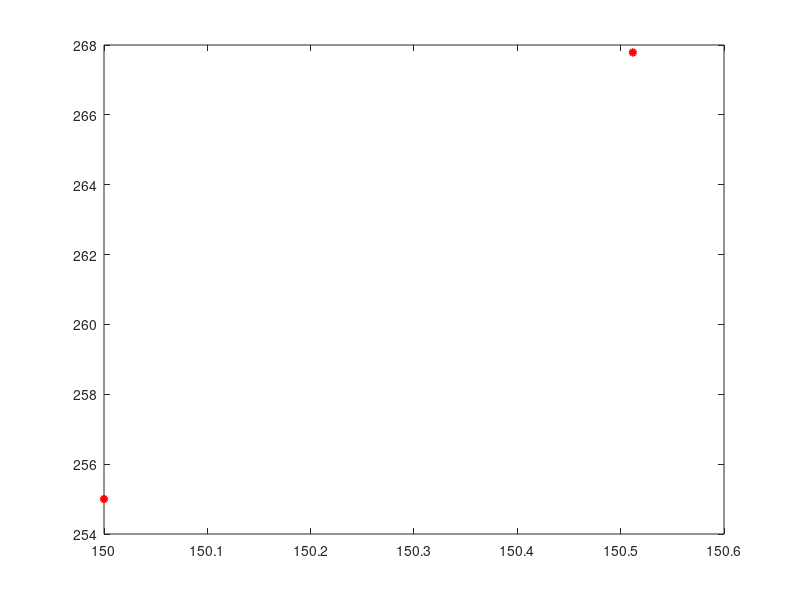

Reproduce this figure in MATLAB. (Note: this script raises an error after producing the figure.)
%=======================================================
%Anthony Bugatto
%CS 455: Mobile Sensor Netorks
%Project 1: Flocking
%=======================================================

                    clc,clear
                    close all
                    
%================ALGORITHM NUMBER=======================

                    ALG_NUM = 4;    
                    
%=============PARAMETER OF SIMULATION===================

d = 15;%Set desired distance among sensor nodes
k_scale = 1.2;%Set the scale of MSN
r = k_scale*d; %Set the active range 
r_prime = .22*k_scale*r; %Set the active range of beta agent
epsilon = 0.1; %Set a constant for sigma norm
num_nodes = 100; %Set number of sensor nodes
n=2; %Set number of dimensions

grid_size = 0;
if ALG_NUM ~= 1 && ALG_NUM ~= 2
    grid_size = 150; 
else
    grid_size = 50; 
end

nodes = grid_size.*rand(num_nodes, n) + grid_size.*repmat([0 1], num_nodes, 1); %Randomly generate initial positions of MSN 
p_nodes = zeros(num_nodes,n); %Set initial velocties of MSN
delta_t_update = 0.08; %Set time step
t = 0:delta_t_update:7;% Set simulation time

if ALG_NUM == 5 %=================SET OBSTACLES==========================
    obstacles = [50, 100; 150 80; 200, 230; 280 150]; %set positions of obstacles
    Rk = [20; 10; 15; 8]; %Radii of obstacles
    num_obstacles = size(obstacles,1); %Find number of obstacles
end

if ALG_NUM ~= 1 %=========SET A STATIC TARGET================
    qt1 = [150 150]; %Set position of the static target (gamma agent)
	pt1= [0 0]; %Set initial velocity of the target
end
    
nodes_old = nodes; %KEEP previous positions of MSN
q_mean = zeros(size(t,2), n); %Save positions of COM (Center of Mass)
p_mean = zeros(size(t,2), n); %Save velocities of COM (Center of Mass)
Connectivity = []; %save connectivity of MSN
q_nodes_all = cell(size(t,2), num_nodes); %creates cell array to store history of system pos
p_nodes_all = cell(size(t,2), num_nodes); % -   -   -   -   -   -   -   -   -   -   -   -vel

 
nFrames = 20; %set number of frames for the movie
mov(1:nFrames) = struct('cdata', [],'colormap', []); %Preallocate movie structure

for iteration = 1:length(t)
    if ALG_NUM ~= 1
        if ALG_NUM == 3
           %Sinewave Trajectory of a moving target
           qt_x1 = 50 + 50*t(iteration);
           qt_y1 = 295 - 50*sin(t(iteration));
        elseif ALG_NUM == 4
            %Circle Trajectory of a moving target
            qt_x1 = 310 - 160*cos(t(iteration)); 
            qt_y1 = 255 + 160*sin(t(iteration)); 
        elseif ALG_NUM == 5
            %Line Trajectory of a moving target
            qt_x1 = 200 + 130*t(iteration);
            qt_y1 = 200 + 1*t(iteration);
        end

        if ALG_NUM == 3 || ALG_NUM == 4 || ALG_NUM == 5 
            %compute position of target
            qt1(iteration,:) = [qt_x1, qt_y1];
        
            %compute velocities of target
            if iteration > 1
                pt1(iteration,:) = (qt1(iteration,:) - qt1(iteration-1,:)) / delta_t_update;
            else
                continue 
            end 
        end
        
        plot(qt1(:,1),qt1(:,2),'ro','LineWidth',2,'MarkerEdgeColor','r','MarkerFaceColor','r', 'MarkerSize',4.2)
        hold on
    end

    %=====================(LOOP) UPDATE PROCESS for MSN=====================
    
    if ALG_NUM == 1 %fragmentation
        [Nei_agent, A] = findneighbors1(nodes, r);
        [Ui] = inputcontrol_Algorithm1(num_nodes, nodes, Nei_agent, n, epsilon, r, d, p_nodes); 
    elseif ALG_NUM == 2 % static target
        [Nei_agent, A] = findneighbors1(nodes, r);
        [Ui] = inputcontrol_Algorithm2(ALG_NUM, num_nodes, nodes, Nei_agent, n, epsilon, r, d, qt1, pt1, p_nodes); 
    elseif ALG_NUM == 3 || ALG_NUM == 4 %goal following
        [Nei_agent, A] = findneighbors1(nodes, r);
        [Ui] = inputcontrol_Algorithm2(ALG_NUM, num_nodes, nodes, Nei_agent, n, epsilon, r, d, qt1(iteration,:), pt1(iteration,:), p_nodes); 
    elseif ALG_NUM == 5 %goal following and obstacle avoiding
        [Nei_agent, Nei_beta_agent, p_ik, q_ik, A] = findneighbors5(nodes_old,nodes, r, r_prime, obstacles, Rk, n, delta_t_update);
        [Ui] = inputcontrol_Algorithm5(num_nodes, nodes, Nei_agent, n, epsilon, r, r_prime, d, k_scale, Nei_beta_agent, p_ik, q_ik, obstacles, qt1, pt1, p_nodes);
    end
    
    p_nodes = (nodes - nodes_old)/delta_t_update; %COMPUTE velocities of sensor nodes
    p_nodes_all{iteration} = p_nodes; %SAVE VELOCITY OF ALL NODES
    nodes_old = nodes;
    nodes = nodes_old + p_nodes*delta_t_update + .5*Ui*delta_t_update*delta_t_update;
    q_mean(iteration,:) = mean(nodes); %Compute position of COM of MSN
    
    if ALG_NUM ~= 1
        plot(q_mean(:,1),q_mean(:,2),'ro','LineWidth',2,'MarkerEdgeColor','k', 'MarkerFaceColor','k','MarkerSize',4.2)
        hold on
    end
    
    p_mean(iteration,:) = mean(p_nodes); %Compute velocity of COM of MSN
    q_nodes_all{iteration} = nodes; 
    Connectivity(iteration)= (1 / num_nodes) * rank(A);
   
    if ALG_NUM == 5 %Draw obstacles
         phi = 0:.1:2*pi;
         for k = 1:num_obstacles
            X = Rk(k)*cos(phi);
            Y = Rk(k)*sin(phi); 
            plot(X+obstacles(k,1),Y+obstacles(k,2),'r',nodes(:,1),nodes(:,2), 'g>') 
            fill(X+obstacles(k,1),Y+obstacles(k,2),'r')
            axis([0 250 0 80]);
            hold on
         end
    end
     
    %================= PLOT and LINK SENSOR TOGETHER ===============
    plot(nodes(:,1),nodes(:,2), '.')
    hold on
    plot(nodes(:,1),nodes(:,2), 'k>','LineWidth',.2,'MarkerEdgeColor','k','MarkerFaceColor','k','MarkerSize',5) 
    hold off
    
    for node_i = 1:num_nodes
        tmp=nodes(Nei_agent{node_i},:);
        for j = 1:size(nodes(Nei_agent{node_i},1))
            line([nodes(node_i,1),tmp(j,1)],[nodes(node_i,2),tmp(j,2)])
        end
    end
    
    mov(iteration) = getframe;
    hold off
end

%==========================VIDEO SIMULATION=============================
%{
v = VideoWriter('flocking.avi', 'MPEG-4'); %Make movie
open(v)
writeVideo(v,mov);
%}
%========================PLOT VELOCITY OF MSN===========================

p_each_nodes = [];
for i = 2:size(t,2) %iterates through the timesteps for the history cell matrix
    tmp7 = p_nodes_all{i};
    for j = 1:num_nodes
        if j == 1 %Plot velociy of sensor node 1; you can change this number to plot for other nodes 
            p_each_nodes(i) = norm(tmp7(j,:));
            figure(3), plot(p_each_nodes, 'b')
            hold on
        end
    end
end

figure(4), plot(Connectivity)
grid on

%========================PLOT TRAJECTORY OF SENSOR NODES=============== 

for i = 2:length(q_nodes_all)
    tmp8 = q_nodes_all{i};
    figure(5), plot(tmp8(:,1), tmp8(:,2), 'k.') 
    hold on
end

hold on
plot(nodes(:,1), nodes(:,2), 'm>', 'LineWidth', .2, 'MarkerEdgeColor', 'm', 'MarkerFaceColor', 'm', 'MarkerSize', 5)

%========================PLOT TRAJECTORY OF COM AND TARGET===============

figure(6), plot(q_mean(:,1), q_mean(:,2),'k.') 
hold on

if ALG_NUM ~= 1 || ALG_NUM ~= 2
    plot(qt1(:,1), qt1(:,2), 'r.')
end
